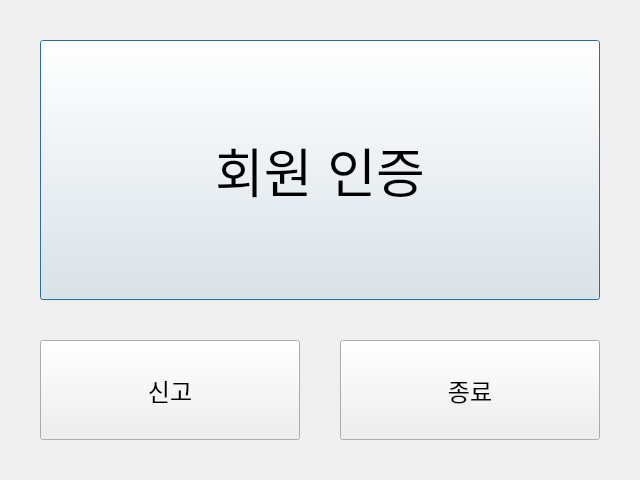
<?xml version="1.0" encoding="UTF-8"?>
<ui version="4.0">
 <class>MainDialog</class>
 <widget class="QDialog" name="MainDialog">
  <property name="windowModality">
   <enum>Qt::NonModal</enum>
  </property>
  <property name="geometry">
   <rect>
    <x>0</x>
    <y>0</y>
    <width>640</width>
    <height>480</height>
   </rect>
  </property>
  <property name="font">
   <font>
    <pointsize>18</pointsize>
   </font>
  </property>
  <property name="windowTitle">
   <string>쓰레기통</string>
  </property>
  <property name="windowIcon">
   <iconset>
    <normaloff>image.png</normaloff>image.png</iconset>
  </property>
  <widget class="QPushButton" name="main_btn">
   <property name="geometry">
    <rect>
     <x>40</x>
     <y>40</y>
     <width>560</width>
     <height>260</height>
    </rect>
   </property>
   <property name="font">
    <font>
     <pointsize>40</pointsize>
    </font>
   </property>
   <property name="text">
    <string>회원 인증</string>
   </property>
  </widget>
  <widget class="QPushButton" name="btn1">
   <property name="geometry">
    <rect>
     <x>40</x>
     <y>340</y>
     <width>260</width>
     <height>100</height>
    </rect>
   </property>
   <property name="text">
    <string>신고</string>
   </property>
  </widget>
  <widget class="QPushButton" name="btn2">
   <property name="geometry">
    <rect>
     <x>340</x>
     <y>340</y>
     <width>260</width>
     <height>100</height>
    </rect>
   </property>
   <property name="text">
    <string>종료</string>
   </property>
  </widget>
 </widget>
 <resources/>
 <connections/>
</ui>
